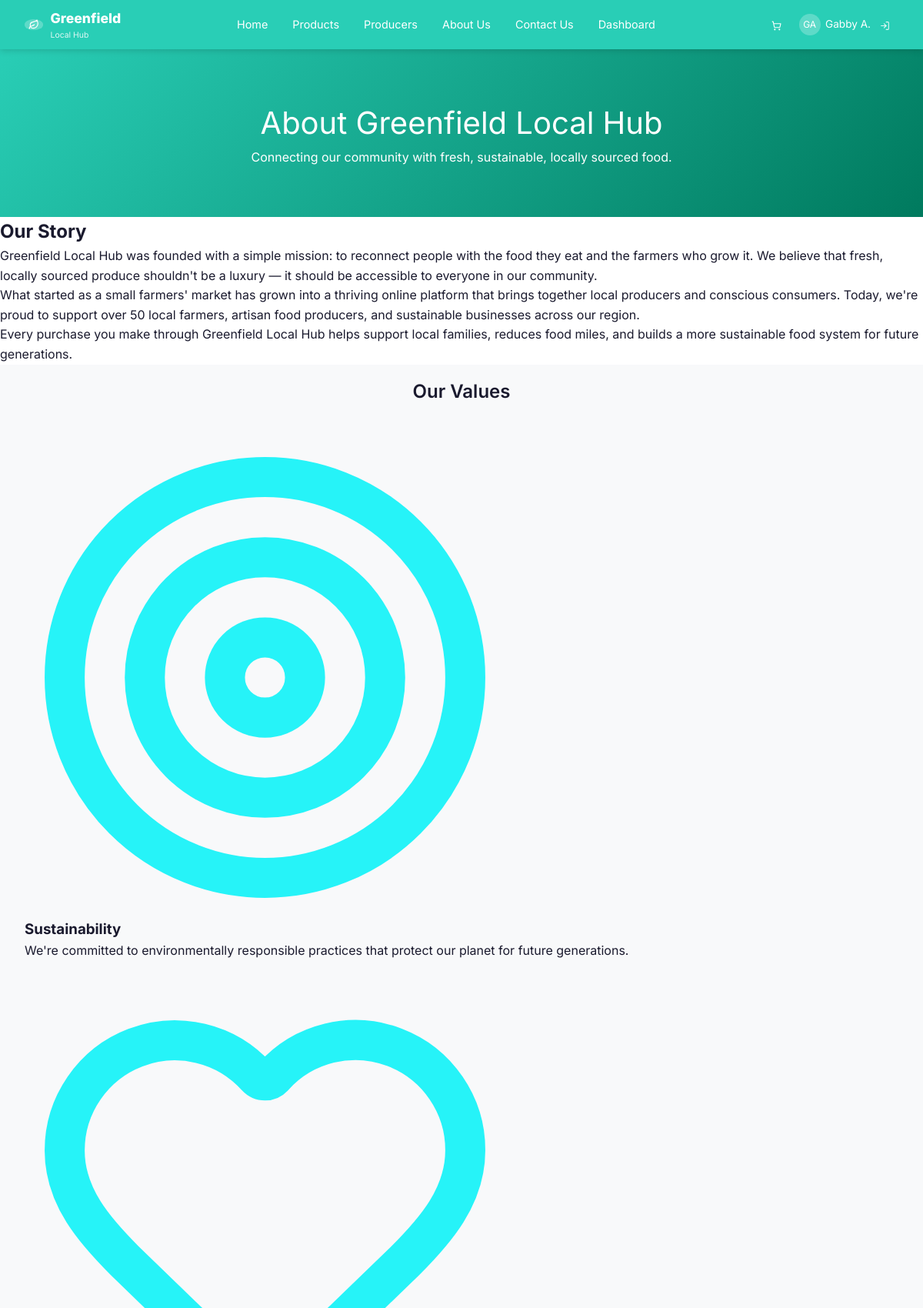
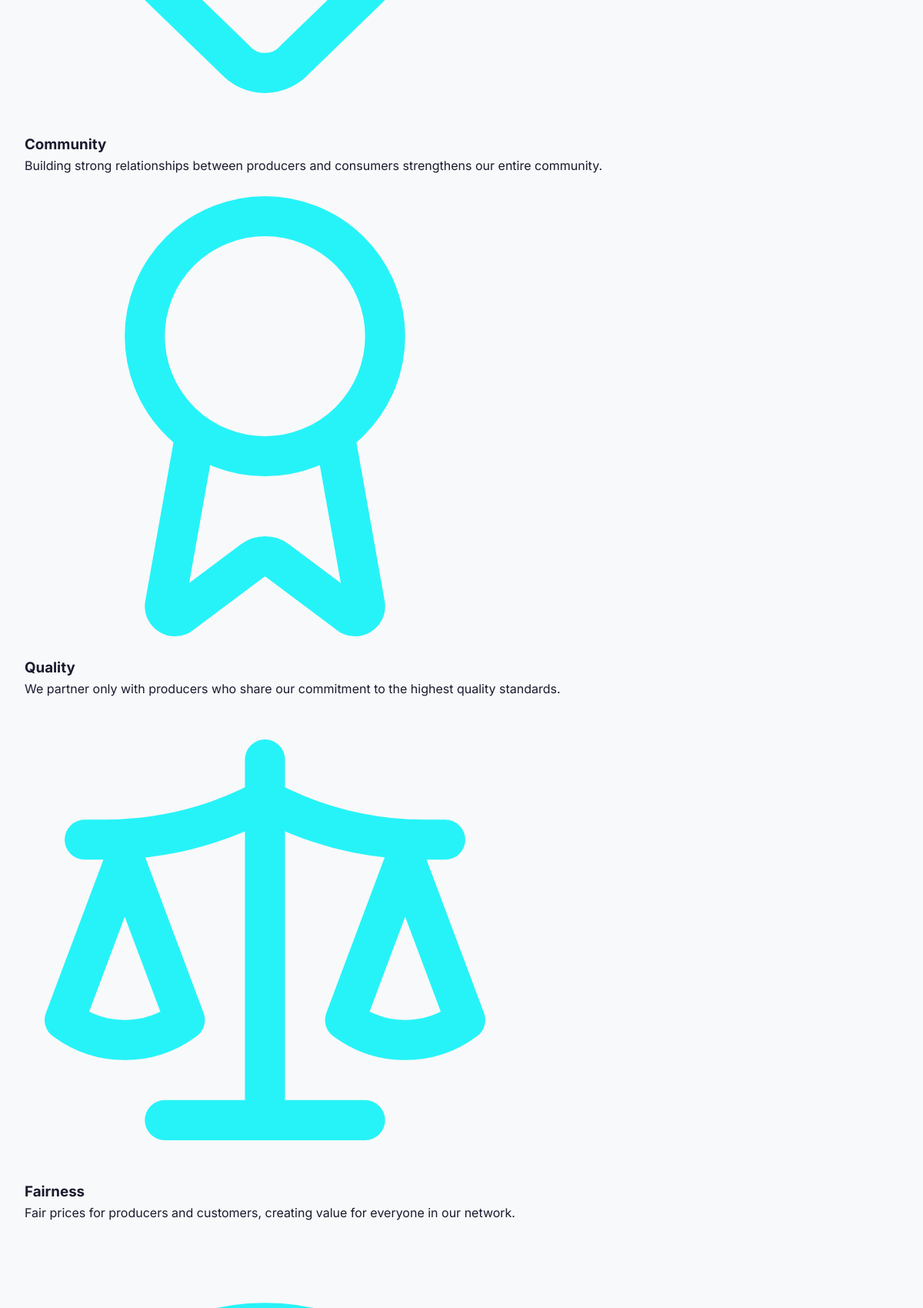
The page /about (signed in, upper part) on the database its author committed (2 pictures, top to bottom).
### model.py (models this page shows, shortened)
class User(db.Model):
    __tablename__ = 'users'
    id                   = db.Column(db.Integer, primary_key=True)
    first_name           = db.Column(db.String(100), nullable=False)
    last_name            = db.Column(db.String(100), nullable=False)
    email                = db.Column(db.String(200), unique=True, nullable=False)
    password_hash        = db.Column(db.String(256), nullable=False)
    role                 = db.Column(db.String(20), default='customer')
    security_question    = db.Column(db.String(300))
    security_answer      = db.Column(db.String(200))
    loyalty_points       = db.Column(db.Integer, default=0)
    created_at           = db.Column(db.DateTime, default=datetime.utcnow)
    cart_items = db.relationship('CartItem', backref='user', lazy=True,
                                 foreign_keys='CartItem.user_id')
    orders     = db.relationship('Order', backref='user', lazy=True)
    @property
    def initials(self):
        return f"{self.first_name[0]}{self.last_name[0]}".upper()

### app.py (the view)
@app.route('/about')
def about():
    return render_template('about.html')

### app.py (called while the page is built)
def get_current_user():
    if 'user_id' in session:
        return db.session.get(User, session['user_id'])
    return None

def get_cart_count():
    user = get_current_user()
    if user:
        return CartItem.query.filter_by(user_id=user.id).count()
    sid = session.get('guest_sid')
    if sid:
        return CartItem.query.filter_by(session_id=sid).count()
    return 0

@app.context_processor
def inject_globals():
    return {'current_user': get_current_user(), 'cart_count': get_cart_count()}

### templates/about.html (shortened to what this page needs)
{% extends 'base.html' %}
{% block content %}
<section class="about-hero">
    <h1>About Greenfield Local Hub</h1>
    <p>Connecting our community with fresh, sustainable, locally sourced food.</p>
</section>
<section class="story-section">
    <h2>Our Story</h2>
    <p>Greenfield Local Hub was founded with a simple mission: to reconnect people with the food they eat and the farmers who grow it. We believe that fresh, locally sourced produce shouldn't be a luxury — it should be accessible to everyone in our community.</p>
    <p>What started as a small farmers' market has grown into a thriving online platform that brings together local producers and conscious consumers. Today, we're proud to support over 50 local farmers, artisan food producers, and sustainable businesses across our region.</p>
    <p>Every purchase you make through Greenfield Local Hub helps support local families, reduces food miles, and builds a more sustainable food system for future generations.</p>
</section>
<section class="section section-dark" style="padding-top:1rem;">
    <h2 class="sec-title">Our Values</h2>
    <div class="values-grid">
        <div class="val-card">
            <div class="val-icon"><img src="{{ url_for('static', filename='images/icons/target.svg') }}" alt="target" class="icon-svg"></div>
            <h3>Sustainability</h3>
            <p>We're committed to environmentally responsible practices that protect our planet for future generations.</p>
        </div>
        <div class="val-card">
            <div class="val-icon"><img src="{{ url_for('static', filename='images/icons/heart.svg') }}" alt="heart" class="icon-svg"></div>
            <h3>Community</h3>
            <p>Building strong relationships between producers and consumers strengthens our entire community.</p>
        </div>
        <div class="val-card">
            <div class="val-icon"><img src="{{ url_for('static', filename='images/icons/award.svg') }}" alt="award" class="icon-svg"></div>
            <h3>Quality</h3>
            <p>We partner only with producers who share our commitment to the highest quality standards.</p>
        </div>
        <div class="val-card">
            <div class="val-icon"><img src="{{ url_for('static', filename='images/icons/scale.svg') }}" alt="scale" class="icon-svg"></div>
            <h3>Fairness</h3>
            <p>Fair prices for producers and customers, creating value for everyone in our network.</p>
        </div>
        <div class="val-card">
            <div class="val-icon"><img src="{{ url_for('static', filename='images/icons/eye.svg') }}" alt="eye" class="icon-svg"></div>
        </div>
    </div>
</section>
{% endblock %}

### templates/base.html (shortened to what this page needs)
<!DOCTYPE html>
<html lang="en">
<head>
    <link rel="stylesheet" href="{{ url_for('static', filename='css/style.css') }}">
</head>
<body>
<nav class="navbar">
    <a href="{{ url_for('index') }}" class="nav-logo">
        <div class="logo-icon"><img src="{{ url_for('static', filename='images/icons/leaf.svg') }}" alt="leaf" class="icon-svg"></div>
        <div>
            <span class="logo-text-main">Greenfield</span>
            <span class="logo-text-sub">Local Hub</span>
        </div>
    </a>
    <div class="nav-links" id="nav-links">
        <a href="{{ url_for('index') }}">Home</a>
        <a href="{{ url_for('products') }}">Products</a>
        <a href="{{ url_for('producers') }}">Producers</a>
        <a href="{{ url_for('about') }}">About Us</a>
        <a href="{{ url_for('contact') }}">Contact Us</a>
        {% if current_user %}
        <a href="{{ url_for('dashboard_' ~ current_user.role) }}">Dashboard</a>
        {% endif %}
    </div>
    <div class="nav-right">
        <a href="{{ url_for('cart') }}" class="nav-cart">
            <img src="{{ url_for('static', filename='images/icons/shopping-cart.svg') }}" alt="cart" class="icon-svg">
        </a>
        {% if current_user %}
        <div class="nav-user-info">
            <div class="nav-user-icon">{{ current_user.initials }}</div>
            <span>{{ current_user.first_name }} {{ current_user.last_name[0] }}.</span>
        </div>
        <a href="{{ url_for('logout') }}" class="nav-logout" title="Logout"><img src="{{ url_for('static', filename='images/icons/log-in.svg') }}" alt="login" class="icon-svg"></a>
        {% else %}
        <a href="{{ url_for('login') }}" class="btn-nav-login">Login</a>
        <a href="{{ url_for('register') }}" class="btn-nav-register">Register</a>
        {% endif %}
    </div>
</nav>
{% block content %}{% endblock %}
</body>
</html>

### static/css/style.css (style rules this page uses)
*, *::before, *::after { box-sizing: border-box; margin: 0; padding: 0; }
:root { --teal: #29CEB6; --teal-dark: #00A991; --teal-light: #e8f9f5; --footer-bg: #5a5a6f; --text: #1a1a2e; --text-mid: #4a4a5e; --text-light: #6b7280; --bg: #f8f9fa; --white: #ffffff; --border: #e5e7eb; --shadow: 0 2px 12px rgba(0,0,0,0.08); --radius: 8px; }
body { font-family: 'Inter', -apple-system, BlinkMacSystemFont, 'Segoe UI', Roboto, sans-serif; color: var(--text); line-height: 1.6; background: var(--white); }
a { color: inherit; text-decoration: none; }
img { display: block; max-width: 100%; }
.navbar { background: var(--teal); display: flex; align-items: center; justify-content: space-between; padding: 0 2rem; height: 64px; position: sticky; top: 0; z-index: 100; box-shadow: 0 2px 8px rgba(0,0,0,0.15); }
.nav-logo { display: flex; align-items: center; gap: 0.6rem; color: white; font-weight: 700; font-size: 1rem; flex-shrink: 0; }
.logo-icon { width: 36px; height: 36px; background: rgba(255,255,255,0.25); border-radius: 50%; display: flex; align-items: center; justify-content: center; font-size: 1.1rem; }
.logo-text-main { font-size: 1.1rem; font-weight: 800; }
.logo-text-sub { font-size: 0.65rem; font-weight: 400; opacity: 0.85; display: block; }
.nav-links { display: flex; gap: 2rem; }
.nav-links a { color: white; font-size: 0.9rem; }
.nav-right { display: flex; align-items: center; gap: 0.75rem; }
.nav-cart { color: white; font-size: 1.3rem; position: relative; }
.nav-user-info { display: flex; align-items: center; gap: 0.4rem; color: white; font-size: 0.85rem; }
.nav-user-icon { width: 28px; height: 28px; background: rgba(255,255,255,0.25); border-radius: 50%; display: flex; align-items: center; justify-content: center; font-size: 0.75rem; }
.nav-logout { color: white; font-size: 1.1rem; opacity: 0.85; transition: opacity .2s; }
.section { padding: 4rem 2rem; }
.section-dark { background: var(--bg); }
.sec-title { text-align: center; font-size: 1.5rem; font-weight: 600; margin-bottom: 0.4rem; }
.about-hero { background: linear-gradient(135deg, #29CEB6, #007a5e); color: white; text-align: center; padding: 4rem 2rem; }
.about-hero h1 { font-size: 2.5rem; font-weight: 400; }
.icon-svg { display: inline-block; flex-shrink: 0; width: 1em; height: 1em; object-fit: contain; vertical-align: middle; filter: brightness(0) saturate(100%) invert(73%) sepia(43%) saturate(715%) hue-rotate(127deg) brightness(100%) contrast(103%); }
.navbar .icon-svg, .footer .icon-svg { filter: brightness(0) invert(1); }
.ci-icon, .auth-logo-icon, .logo-icon { display: flex; align-items: center; justify-content: center; }
.ci-icon, .icon-svg, .auth-logo-icon, .icon-svg, .logo-icon, .icon-svg { width: 55%; height: 55%; }

### rows shown on the page
User: initials "GA", first_name "Gabby", last_name "A"
